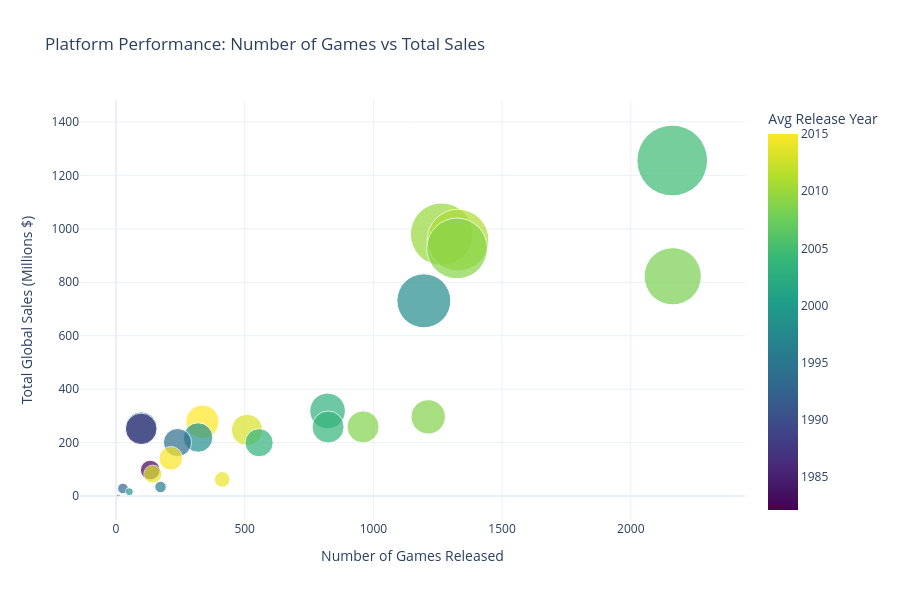

The code cell stored with this chart in its notebook:
### Code cell
# ============================================================================
# INTERACTIVE CHART 2: Scatter Plot - Platform Performance (Sales vs Game Count)
# ============================================================================
# Design Rationale: Shows market dynamics using 4 visual dimensions:
#   X-axis: Number of games released (game count)
#   Y-axis: Total global sales (millions $)
#   SIZE: Bubble size proportional to Global_Sales (larger = higher sales)
#   COLOR: Release year gradient (shows platform lifecycle/maturity)
# 
# This multi-dimensional encoding reveals patterns:
#  - Platform with many games but low size bubble = quantity without quality
#  - Platform with few games but large bubble = fewer, high-value releases
# 
# Hover shows: Platform name, games count, total sales, avg year
# Use case: Identify which platforms have high sales/quality ratio

platform_data = vg_sales_df.groupby('Platform').agg({
    'Name': 'count',
    'Global_Sales': 'sum',
    'Year': 'mean'
}).reset_index().rename(columns={'Name': 'Game_Count'})
platform_data = platform_data.sort_values('Global_Sales', ascending=False)

fig2 = px.scatter(
    platform_data,
    x='Game_Count',
    y='Global_Sales',
    size='Global_Sales',
    color='Year',
    hover_name='Platform',
    title='Platform Performance: Number of Games vs Total Sales',
    labels={
        'Game_Count': 'Number of Games Released',
        'Global_Sales': 'Total Global Sales (Millions $)',
        'Year': 'Avg Release Year'
    },
    size_max=50,
    color_continuous_scale='Viridis'
)

fig2.update_traces(
    hovertemplate='<b>%{hovertext}</b><br>' +
                  'Games Released: %{x}<br>' +
                  'Total Sales: $%{y:.2f}M<br>' +
                  'Avg Release Year: %{marker.color:.0f}<extra></extra>'
)

fig2.update_layout(
    height=600,
    template='plotly_white',
    hovermode='closest',
    annotations=[
        dict(
            text='<b>Bubble Size:</b> Proportional to Total Global Sales<br>(Larger bubble = Higher sales)',
            xref='paper', yref='paper',
            x=0.02, y=0.98,
            showarrow=False,
            bgcolor='rgba(255, 255, 200, 0.8)',
            bordercolor='gray',
            borderwidth=1,
            borderpad=10,
            font=dict(size=11),
            align='left'
        )
    ]
)

fig2.write_html('chart2_platform_performance.html')
print("✓ Chart 2 exported: chart2_platform_performance.html")
fig2.show()

### Figure 1 — Plotly figure (JSON) as saved in the notebook; plotly's stock layout.template omitted (floating-point values rounded to 4 significant figures)
{"data": [{"hovertemplate": "<b>%{hovertext}</b><br>Games Released: %{x}<br>Total Sales: $%{y:.2f}M<br>Avg Release Year: %{marker.color:.0f}<extra></extra>", "hovertext": ["PS2", "X360", "PS3", "Wii", "DS", "PS", "GBA", "PSP", "PS4", "PC", "XB", "GB", "NES", "3DS", "N64", "SNES", "GC", "XOne", "2600", "WiiU", "PSV", "SAT", "GEN", "DC", "SCD", "NG", "WS", "TG16", "3DO", "GG", "PCFX"], "legendgroup": "", "marker": {"color": [2005.0, 2010.0, 2011.0, 2009.0, 2008.0, 1998.0, 2003.0, 2009.0, 2015.0, 2009.0, 2004.0, 1996.0, 1987.0, 2013.0, 1999.0, 1994.0, 2003.0, 2015.0, 1982.0, 2014.0, 2014.0, 1996.0, 1993.0, 2000.0, 1994.0, 1994.0, 2000.0, 1995.0, 1995.0, 1992.0, 1996.0], "coloraxis": "coloraxis", "size": [1256.0, 980.0, 957.8, 926.7, 822.5, 730.7, 318.5, 296.3, 278.1, 258.8, 258.3, 255.5, 251.1, 247.5, 218.9, 200.1, 199.4, 141.1, 97.08, 81.86, 61.93, 33.59, 28.36, 15.97, 1.87, 1.44, 1.42, 0.16, 0.1, 0.04, 0.03], "sizemode": "area", "sizeref": 0.5023, "symbol": "circle"}, "mode": "markers", "name": "", "orientation": "v", "showlegend": false, "type": "scatter", "x": [2161, 1265, 1329, 1325, 2163, 1196, 822, 1213, 336, 960, 824, 98, 98, 509, 319, 239, 556, 213, 133, 143, 413, 173, 27, 52, 6, 12, 6, 2, 3, 1, 1], "xaxis": "x", "y": [1256.0, 980.0, 957.8, 926.7, 822.5, 730.7, 318.5, 296.3, 278.1, 258.8, 258.3, 255.5, 251.1, 247.5, 218.9, 200.1, 199.4, 141.1, 97.08, 81.86, 61.93, 33.59, 28.36, 15.97, 1.87, 1.44, 1.42, 0.16, 0.1, 0.04, 0.03], "yaxis": "y"}], "layout": {"coloraxis": {"colorbar": {"title": {"text": "Avg Release Year"}}, "colorscale": [[0, "#440154"], [0.1111, "#482878"], [0.2222, "#3e4989"], [0.3333, "#31688e"], [0.4444, "#26828e"], [0.5556, "#1f9e89"], [0.6667, "#35b779"], [0.7778, "#6ece58"], [0.8889, "#b5de2b"], [1, "#fde725"]]}, "height": 600, "hovermode": "closest", "legend": {"itemsizing": "constant", "tracegroupgap": 0}, "title": {"text": "Platform Performance: Number of Games vs Total Sales"}, "xaxis": {"anchor": "y", "domain": [0, 1], "title": {"text": "Number of Games Released"}}, "yaxis": {"anchor": "x", "domain": [0, 1], "title": {"text": "Total Global Sales (Millions $)"}}}}
